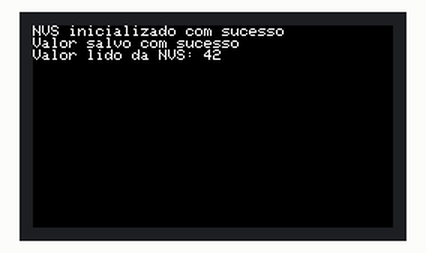
This sketch was run on a simulated ESP32-S3. On the bench: 240×135 colour display. EEPROM starts erased.

Above: at 0.2 s.

The sketch:

nvs_flash1.ino
```cpp
#include <M5Cardputer.h>
#include <nvs_flash.h>

void setup(void) {
    M5Cardputer.begin();

    // INICIALIZA O NVS
    esp_err_t err = nvs_flash_init();
    if (err == ESP_ERR_NVS_NO_FREE_PAGES || err == ESP_ERR_NVS_NEW_VERSION_FOUND) {
        M5Cardputer.Display.println("Erro da memoria");
        return ;
    } else if (err != ESP_OK) {
        M5Cardputer.Display.println("Falha ao inicializar o NVS");
        return ;
    }
    M5Cardputer.Display.println("NVS inicializado com sucesso");

    // ABRE UM NAMESPACE
    nvs_handle_t my_handle;
    err = nvs_open("storage", NVS_READWRITE, &my_handle);
    if (err != ESP_OK) {
        M5Cardputer.Display.println("Erro ao abrir o NVS");
        return ;
    }

    // SALVA UM VALOR
    int32_t counter = 42;
    err = nvs_set_i32(my_handle, "counter_key", counter);
    if (err == ESP_OK) {
        M5Cardputer.Display.println("Valor salvo com sucesso");
        nvs_commit(my_handle);
    } else {
        M5Cardputer.Display.println("Falha ao salvar o valor");
    }

    // LER O VALOR
    int32_t read_value = 0;
    err = nvs_get_i32(my_handle, "counter_key", &read_value);
    if (err == ESP_OK) {
        M5Cardputer.Display.print("Valor lido da NVS: ");
        M5Cardputer.Display.print(read_value);
    } else if (err == ESP_ERR_NVS_NOT_FOUND) {
        M5Cardputer.Display.println("Chave não encontrada");
    } else {
        M5Cardputer.Display.println("Erro ao ler o valor");
    }

    // FECHA O NVS
    nvs_close(my_handle);
}

void loop(void) {

}
```
